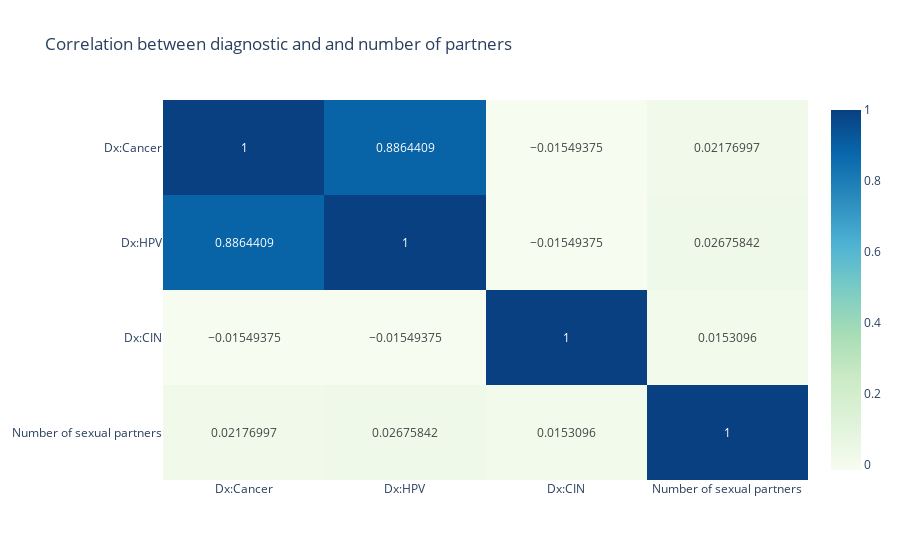

This figure's notebook cell:
### Code cell
diagnoses_num_partner_compare_cols = ['Dx:Cancer',
                                      'Dx:HPV',
                                      'Dx:CIN',
                                      "Number of sexual partners",]
corr_matrix = df[diagnoses_num_partner_compare_cols].corr()
diagnoses_num_partner_heatmap = px.imshow(corr_matrix,
                              aspect="auto",
                              text_auto=True,
                                         title='Correlation between diagnostic and and number of partners',
                                         color_continuous_scale="gnbu")
diagnoses_num_partner_heatmap.show()

### Figure 1 — Plotly figure (JSON) as saved in the notebook; plotly's stock layout.template omitted (floating-point values rounded to 4 significant figures)
{"data": [{"coloraxis": "coloraxis", "hovertemplate": "x: %{x}<br>y: %{y}<br>color: %{z}<extra></extra>", "name": "0", "texttemplate": "%{z}", "type": "heatmap", "x": ["Dx:Cancer", "Dx:HPV", "Dx:CIN", "Number of sexual partners"], "xaxis": "x", "y": ["Dx:Cancer", "Dx:HPV", "Dx:CIN", "Number of sexual partners"], "yaxis": "y", "z": [[1, 0.8864, -0.01549, 0.02177], [0.8864, 1, -0.01549, 0.02676], [-0.01549, -0.01549, 1, 0.01531], [0.02177, 0.02676, 0.01531, 1]]}], "layout": {"coloraxis": {"colorscale": [[0, "rgb(247,252,240)"], [0.125, "rgb(224,243,219)"], [0.25, "rgb(204,235,197)"], [0.375, "rgb(168,221,181)"], [0.5, "rgb(123,204,196)"], [0.625, "rgb(78,179,211)"], [0.75, "rgb(43,140,190)"], [0.875, "rgb(8,104,172)"], [1, "rgb(8,64,129)"]]}, "title": {"text": "Correlation between diagnostic and and number of partners"}, "xaxis": {"anchor": "y", "domain": [0, 1]}, "yaxis": {"anchor": "x", "autorange": "reversed", "domain": [0, 1]}}}
